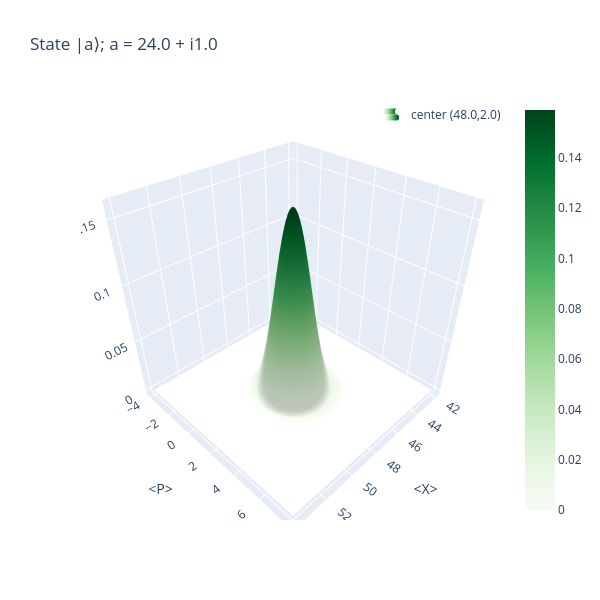

The notebook cell this image was saved under:
### Markdown cell above
The convention of the quadratures is

$$ \hat{x} = \hat{\alpha} + \hat{\alpha}^{\dagger} $$
$$ \hat{p} = (\hat{\alpha} - \hat{\alpha}^{\dagger})/i $$

Resulting in the coherent state being centered at 

$$ (2\text{Re}(\alpha), 2\text{Im}(\alpha)) $$

in the phase space, where $\alpha$ is the complex amplitude of the coherent state $\ket{a} = \hat{D}(a)\ket{0}$

### Code cell
sviz.plot_coherent(alpha=24 + 1j)

### Figure 1 — Plotly figure (JSON) as saved in the notebook; plotly's stock layout.template omitted (floating-point values rounded to 4 significant figures; data arrays with more than 128 entries replaced by an {"elided": "..."} marker saying what was removed)
{"data": [{"colorscale": [[0, "rgb(247,252,245)"], [0.125, "rgb(229,245,224)"], [0.25, "rgb(199,233,192)"], [0.375, "rgb(161,217,155)"], [0.5, "rgb(116,196,118)"], [0.625, "rgb(65,171,93)"], [0.75, "rgb(35,139,69)"], [0.875, "rgb(0,109,44)"], [1, "rgb(0,68,27)"]], "name": "center (48.0,2.0)", "showlegend": true, "type": "surface", "x": {"elided": "200x200 float values"}, "y": {"elided": "200x200 float values"}, "z": {"elided": "200x200 float values"}}], "layout": {"height": 600, "legend": {"x": 1, "xanchor": "right", "y": 1, "yanchor": "top"}, "scene": {"xaxis": {"title": {"text": "<X>"}}, "yaxis": {"title": {"text": "<P>"}}}, "title": {"text": "State |a⟩; a = 24.0 + i1.0"}, "width": 600}}
